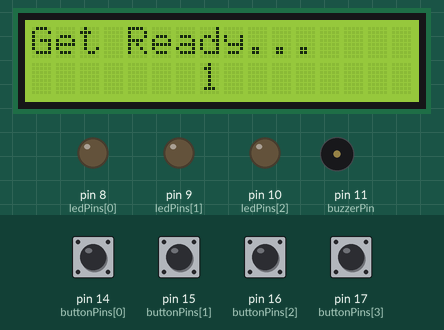
This sketch was run on a simulated Arduino Uno, built with avr-gcc and run on an emulated ATmega328P. On the bench: 16×2 character LCD, output pins drawn as LEDs (lit = HIGH), buzzer (waves = sounding). The inputs (shaded band) are chosen by the test bench; at power-on: pin 14 (buttonPins[0]), pin 15 (buttonPins[1]), pin 16 (buttonPins[2]), pin 17 (buttonPins[3]) HIGH. Random numbers use the default seed unless the sketch sets one.

Above: at 3.2 s.
5.2 s: pin 15 (buttonPins[1]) pulled LOW for 1 s
At 5.6 s:
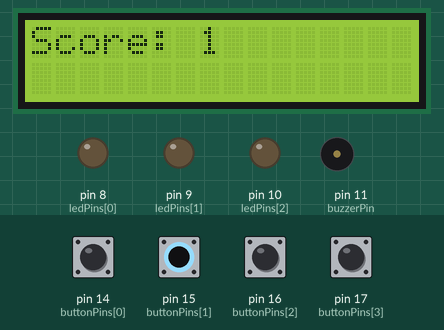
At 7.3 s:
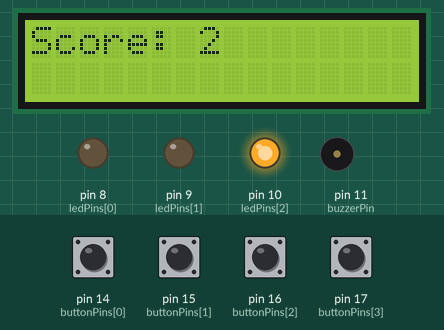
7.7 s: pin 16 (buttonPins[2]) pulled LOW for 3.2 s
At 10.1 s:
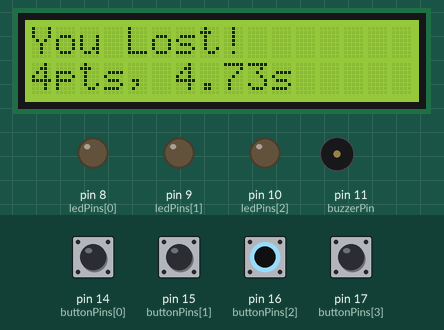
Timing chart, 0 to 11.6 s (numbered marks = the images above; inputs shaded):
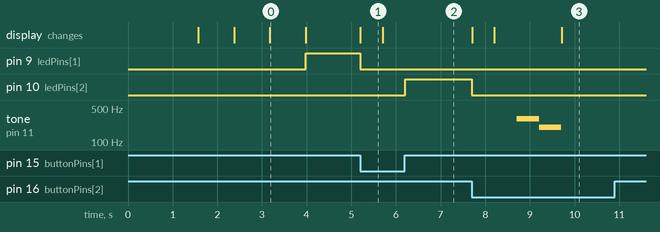

Measured:
- after the input at 5.2 s, pin 9 (ledPins[1]): HIGH → LOW at once; pin 10 (ledPins[2]): LOW → HIGH after 1.0 s; the display: changes at once (image 1)
- after the input at 7.7 s, pin 10 (ledPins[2]): HIGH → LOW at once; tone on pin 11 (buzzerPin): silent → 300 Hz after 1.0 s, → 200 Hz 0.50 s later, → silent 0.50 s later; the display: first changes at once (image 3 shows a later state)
- what the display in image 0 shows lasts 0.8 s, from 3.2 s to 4.0 s
- what the display in image 1 shows lasts 0.5 s, from 5.2 s to 5.7 s

The sketch:

ProiectArduino.ino
```cpp
#include <LiquidCrystal.h>

// Configurare LCD: RS, E, D4, D5, D6, D7
LiquidCrystal lcd(7, 6, 5, 4, 3, 2);

const int ledPins[] = {8,9,10};
const int buttonPins[] = {14, 15, 16, 17};
const int buzzerPin = 11; // Pin pentru buzzer


int score = 0;
unsigned long gameStartTime;
unsigned long reactionStartTime;
float gameTime = 0.0;
float bestTime = 10000000;
bool gameRunning = false;

void setup() {
  lcd.begin(16, 2);

  for (int i = 0; i < 3; i++) {
    pinMode(ledPins[i], OUTPUT);
    digitalWrite(ledPins[i], LOW); //ledurile sunt stinse
  }

  for (int i = 0; i < 4; i++) {
    pinMode(buttonPins[i], INPUT_PULLUP);
  }

  pinMode(buzzerPin, OUTPUT); // Configurare buzzer ca ieșire


  lcd.setCursor(0, 0);
  lcd.print("Reaction Game");
  lcd.setCursor(0, 1);
  lcd.print("Start in 3 sec");
  delay(1500);


  countdown();
}

void loop() {
  if (gameRunning)
  {
    playGame();
  }
  else if (digitalRead(buttonPins[3]) == LOW)
   {
    resetGame();
  }
}


void countdown() {
  for (int i = 3; i > 0; i--) {
    lcd.clear();
    lcd.setCursor(0, 0);
    lcd.print("Get Ready...");
    lcd.setCursor(7, 1);
    lcd.print(i);
    delay(800);
  }

  lcd.clear();
  gameStartTime = millis();
  gameRunning = true;
}

void playGame() {
  int randomLed = random(0, 3);
  digitalWrite(ledPins[randomLed], HIGH);
  reactionStartTime = millis();

  while (true) {
    if (digitalRead(buttonPins[randomLed]) == LOW) { // Apăsat corect
      digitalWrite(ledPins[randomLed], LOW);
      score++;
      displayScore();
      delay(500); // Debounce
      break;
    } else if (anyWrongButtonPressed(randomLed)) { // Apăsat greșit
      digitalWrite(ledPins[randomLed], LOW);
      showLoseMessage();
      return;
    }
  }

  if (score == 10) {
    showWinMessage();
    return;
  }
}

bool anyWrongButtonPressed(int correctButton) {
  for (int i = 0; i < 3; i++) {
    if (i != correctButton && digitalRead(buttonPins[i]) == LOW) {
      return true;
    }
  }
  return false;
}

void displayScore() {
  lcd.clear();
  lcd.setCursor(0, 0);
  lcd.print("Score: ");
  lcd.print(score);
}

void showLoseMessage() {
  gameRunning = false;
  gameTime = (millis()-gameStartTime) / 1000.0;

    // Sunet pentru Lose
  tone(buzzerPin, 300, 500); // Frecvență 300 Hz pentru 500 ms
  delay(500);
  tone(buzzerPin, 200, 500); // Frecvență 200 Hz pentru 500 ms
  delay(500);
  noTone(buzzerPin); // Oprire buzzer

  lcd.clear();
  lcd.setCursor(0, 0);
  lcd.print("You Lost!");
  lcd.setCursor(0, 1);
  lcd.print(score);
  lcd.print("pts, ");
  lcd.print(gameTime, 2);
  lcd.print("s");
}

void showWinMessage() {
  gameRunning = false;
  gameTime = (millis() - gameStartTime) / 1000.0;

  // Sunet pentru Win
  tone(buzzerPin, 1000, 500); // Frecvență 1000 Hz pentru 500 ms
  delay(500);
  tone(buzzerPin, 1200, 500); // Frecvență 1200 Hz pentru 500 ms
  delay(500);
  tone(buzzerPin, 1500, 500); // Frecvență 1500 Hz pentru 500 ms
  delay(500);
  noTone(buzzerPin); // Oprire buzzer

  lcd.clear();
  lcd.setCursor(0, 0);
  lcd.print("Won! Time:");
  lcd.print(gameTime, 2);
  lcd.print("s");

  lcd.setCursor(0, 1);
  if (gameTime < bestTime) {
    bestTime = gameTime;
  }
  lcd.print("Best Time:");
  lcd.print(bestTime, 2);
  lcd.print("s");
}

void resetGame() {
  score = 0;
  gameTime = 0.0;
  gameRunning = false;

  lcd.clear();
  lcd.setCursor(0, 0);
  lcd.print("Reaction Game");
  lcd.setCursor(0, 1);
  lcd.print("Start in 3 sec");
  delay(1500);

  countdown();
}
```
